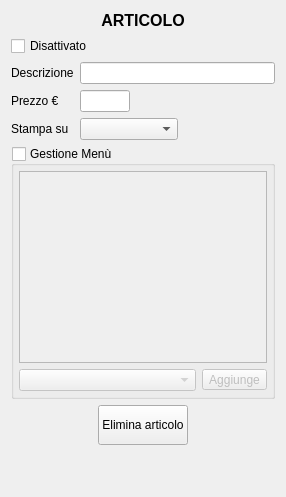
<?xml version="1.0" encoding="UTF-8"?>
<ui version="4.0">
 <class>DettagliArticolo</class>
 <widget class="QWidget" name="DettagliArticolo">
  <property name="geometry">
   <rect>
    <x>0</x>
    <y>0</y>
    <width>286</width>
    <height>497</height>
   </rect>
  </property>
  <property name="sizePolicy">
   <sizepolicy hsizetype="Minimum" vsizetype="Preferred">
    <horstretch>0</horstretch>
    <verstretch>0</verstretch>
   </sizepolicy>
  </property>
  <property name="minimumSize">
   <size>
    <width>286</width>
    <height>497</height>
   </size>
  </property>
  <property name="windowTitle">
   <string>Form</string>
  </property>
  <layout class="QVBoxLayout" name="verticalLayout_2">
   <item>
    <widget class="QLabel" name="label">
     <property name="font">
      <font>
       <pointsize>12</pointsize>
       <weight>75</weight>
       <bold>true</bold>
      </font>
     </property>
     <property name="text">
      <string>ARTICOLO</string>
     </property>
     <property name="alignment">
      <set>Qt::AlignCenter</set>
     </property>
    </widget>
   </item>
   <item>
    <widget class="QCheckBox" name="disattivaFlag">
     <property name="text">
      <string>Disattivato</string>
     </property>
    </widget>
   </item>
   <item>
    <layout class="QFormLayout" name="formLayout">
     <item row="0" column="0">
      <widget class="QLabel" name="label_2">
       <property name="text">
        <string>Descrizione</string>
       </property>
      </widget>
     </item>
     <item row="0" column="1">
      <widget class="QLineEdit" name="testoArticolo"/>
     </item>
     <item row="1" column="0">
      <widget class="QLabel" name="label_3">
       <property name="text">
        <string>Prezzo €</string>
       </property>
      </widget>
     </item>
     <item row="1" column="1">
      <layout class="QHBoxLayout" name="horizontalLayout_2">
       <item>
        <widget class="QLineEdit" name="prezzoArticolo">
         <property name="maximumSize">
          <size>
           <width>50</width>
           <height>16777215</height>
          </size>
         </property>
         <property name="inputMask">
          <string/>
         </property>
         <property name="text">
          <string notr="true"/>
         </property>
         <property name="maxLength">
          <number>5</number>
         </property>
         <property name="frame">
          <bool>true</bool>
         </property>
         <property name="alignment">
          <set>Qt::AlignRight|Qt::AlignTrailing|Qt::AlignVCenter</set>
         </property>
        </widget>
       </item>
       <item>
        <spacer name="horizontalSpacer">
         <property name="orientation">
          <enum>Qt::Horizontal</enum>
         </property>
         <property name="sizeHint" stdset="0">
          <size>
           <width>40</width>
           <height>20</height>
          </size>
         </property>
        </spacer>
       </item>
      </layout>
     </item>
     <item row="2" column="0">
      <widget class="QLabel" name="label_4">
       <property name="text">
        <string>Stampa su</string>
       </property>
       <property name="textFormat">
        <enum>Qt::PlainText</enum>
       </property>
       <property name="wordWrap">
        <bool>true</bool>
       </property>
      </widget>
     </item>
     <item row="2" column="1">
      <layout class="QHBoxLayout" name="horizontalLayout">
       <item>
        <widget class="QComboBox" name="destinazioneBox">
         <property name="sizePolicy">
          <sizepolicy hsizetype="Expanding" vsizetype="Fixed">
           <horstretch>0</horstretch>
           <verstretch>0</verstretch>
          </sizepolicy>
         </property>
        </widget>
       </item>
       <item>
        <spacer name="horizontalSpacer_2">
         <property name="orientation">
          <enum>Qt::Horizontal</enum>
         </property>
         <property name="sizeHint" stdset="0">
          <size>
           <width>40</width>
           <height>20</height>
          </size>
         </property>
        </spacer>
       </item>
      </layout>
     </item>
    </layout>
   </item>
   <item>
    <widget class="QGroupBox" name="menuBox">
     <property name="enabled">
      <bool>true</bool>
     </property>
     <property name="sizePolicy">
      <sizepolicy hsizetype="Minimum" vsizetype="Preferred">
       <horstretch>0</horstretch>
       <verstretch>0</verstretch>
      </sizepolicy>
     </property>
     <property name="title">
      <string>Gestione Menù</string>
     </property>
     <property name="checkable">
      <bool>true</bool>
     </property>
     <property name="checked">
      <bool>false</bool>
     </property>
     <layout class="QVBoxLayout" name="verticalLayout">
      <property name="leftMargin">
       <number>5</number>
      </property>
      <property name="topMargin">
       <number>5</number>
      </property>
      <property name="rightMargin">
       <number>5</number>
      </property>
      <property name="bottomMargin">
       <number>5</number>
      </property>
      <item>
       <widget class="QTableView" name="articoliList">
        <property name="sizePolicy">
         <sizepolicy hsizetype="MinimumExpanding" vsizetype="Expanding">
          <horstretch>0</horstretch>
          <verstretch>0</verstretch>
         </sizepolicy>
        </property>
        <property name="selectionBehavior">
         <enum>QAbstractItemView::SelectRows</enum>
        </property>
        <attribute name="horizontalHeaderVisible">
         <bool>false</bool>
        </attribute>
        <attribute name="horizontalHeaderDefaultSectionSize">
         <number>100</number>
        </attribute>
        <attribute name="horizontalHeaderStretchLastSection">
         <bool>false</bool>
        </attribute>
        <attribute name="verticalHeaderVisible">
         <bool>false</bool>
        </attribute>
       </widget>
      </item>
      <item>
       <layout class="QHBoxLayout" name="horizontalLayout_4">
        <item>
         <widget class="QComboBox" name="articoliBox"/>
        </item>
        <item>
         <widget class="QToolButton" name="nuovoBtn">
          <property name="text">
           <string>Aggiunge</string>
          </property>
         </widget>
        </item>
       </layout>
      </item>
     </layout>
    </widget>
   </item>
   <item>
    <layout class="QHBoxLayout" name="horizontalLayout_3">
     <item>
      <spacer name="horizontalSpacer_3">
       <property name="orientation">
        <enum>Qt::Horizontal</enum>
       </property>
       <property name="sizeHint" stdset="0">
        <size>
         <width>40</width>
         <height>20</height>
        </size>
       </property>
      </spacer>
     </item>
     <item>
      <widget class="QPushButton" name="eliminaBtn">
       <property name="minimumSize">
        <size>
         <width>0</width>
         <height>40</height>
        </size>
       </property>
       <property name="text">
        <string>Elimina articolo</string>
       </property>
       <property name="icon">
        <iconset resource="risorse.qrc">
         <normaloff>:/GestCassa/cancella</normaloff>:/GestCassa/cancella</iconset>
       </property>
      </widget>
     </item>
     <item>
      <spacer name="horizontalSpacer_4">
       <property name="orientation">
        <enum>Qt::Horizontal</enum>
       </property>
       <property name="sizeHint" stdset="0">
        <size>
         <width>40</width>
         <height>20</height>
        </size>
       </property>
      </spacer>
     </item>
    </layout>
   </item>
   <item>
    <spacer name="verticalSpacer">
     <property name="orientation">
      <enum>Qt::Vertical</enum>
     </property>
     <property name="sizeHint" stdset="0">
      <size>
       <width>20</width>
       <height>40</height>
      </size>
     </property>
    </spacer>
   </item>
  </layout>
 </widget>
 <resources>
  <include location="risorse.qrc"/>
 </resources>
 <connections/>
</ui>
